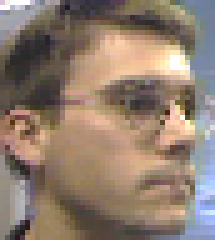
%> input picture tmp.bmp, 43 x 48 px (shown 5 times larger)
$ octave makedata.m   (GNU Octave 9; MATLAB toolbox functions it lacks are replaced by stand-ins)
%> lines starting %> are read from the running program, lines starting %| are printed output that depends on the picture
I=imread('tmp.bmp');
%> I is the input picture: size 48x43x3 uint8; mean R, G, B 143.8, 125.7, 111.4
I_r=I(:,:,1);
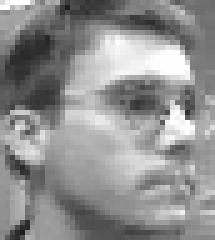
%> I_r: size 48x43 uint8 (shown 5 times larger); min 28, max 254, mean 143.8
I_g=I(:,:,2);
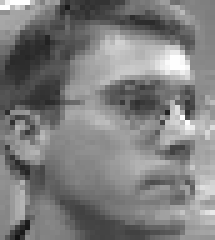
%> I_g: size 48x43 uint8 (shown 5 times larger); min 19, max 254, mean 125.7
I_b=I(:,:,3);
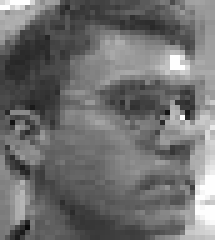
%> I_b: size 48x43 uint8 (shown 5 times larger); min 10, max 254, mean 111.4
fid=fopen('r.txt','wt');%写入文件路径
[m,n]=size(I_r);
%> m = 48; n = 43
 for i=1:1:m
    for j=1:1:n
       if j==n
         fprintf(fid,'%g\n',I_r(i,j));
      else
        fprintf(fid,'%g\t',I_r(i,j));
       end
    end
end
fclose(fid);
fid=fopen('g.txt','wt');%写入文件路径
[m,n]=size(I_g);
 for i=1:1:m
    for j=1:1:n
       if j==n
         fprintf(fid,'%g\n',I_g(i,j));
      else
        fprintf(fid,'%g\t',I_g(i,j));
       end
    end
end
fclose(fid);
fid=fopen('b.txt','wt');%写入文件路径
[m,n]=size(I_g);
 for i=1:1:m
    for j=1:1:n
       if j==n
         fprintf(fid,'%g\n',I_b(i,j));
      else
        fprintf(fid,'%g\t',I_b(i,j));
       end
    end
end
fclose(fid);

$ run again, with img000.bmp copied over tmp.bmp
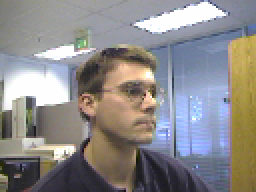
%> input picture img000.bmp, 128 x 96 px (shown 2 times larger)
%> I is the input picture: size 96x128x3 uint8; mean R, G, B 141.2, 138.6, 138.4
%> `I_g=I(:,:,2);`:
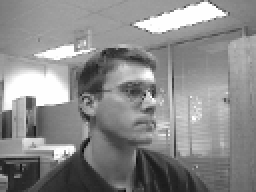
%> I_g: size 96x128 uint8 (shown 2 times larger); min 9, max 254, mean 138.6
%> `I_b=I(:,:,3);`:
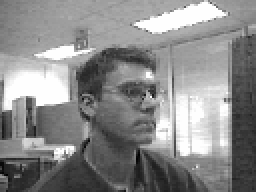
%> I_b: size 96x128 uint8 (shown 2 times larger); min 1, max 254, mean 138.4

$ run again, with img008.bmp copied over tmp.bmp
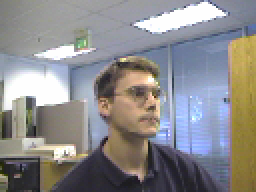
%> input picture img008.bmp, 128 x 96 px (shown 2 times larger)
%> I is the input picture: size 96x128x3 uint8; mean R, G, B 140.3, 139, 139.8
%> `I_g=I(:,:,2);`:
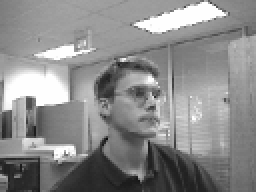
%> I_g: size 96x128 uint8 (shown 2 times larger); min 11, max 254, mean 139
%> `I_b=I(:,:,3);`:
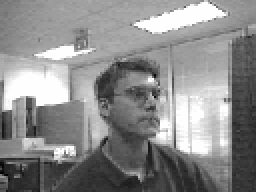
%> I_b: size 96x128 uint8 (shown 2 times larger); min 0, max 254, mean 139.8
